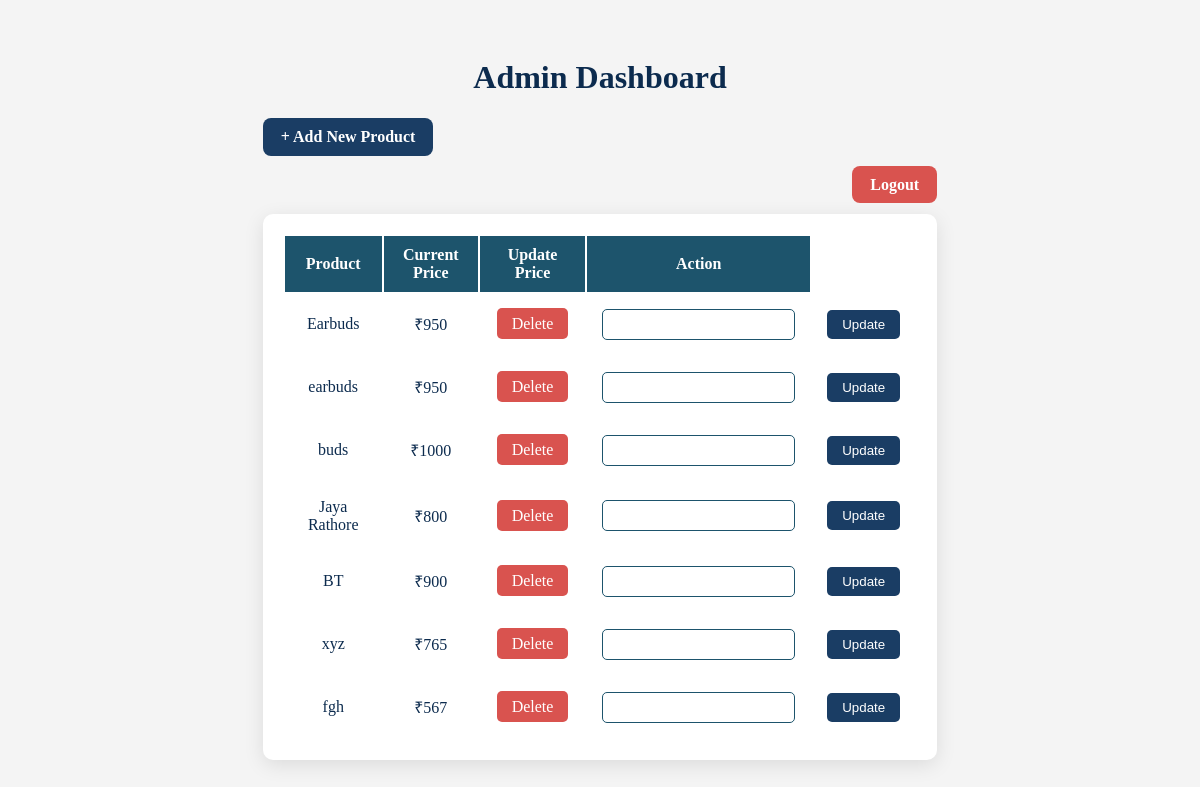
/admin (signed in), run on the app's committed database.
### tables this page shows
CREATE TABLE products (
    id INTEGER PRIMARY KEY AUTOINCREMENT,
    name TEXT,
    description TEXT,
    price INTEGER,
    image TEXT
, category TEXT);

### app.py (the view)
@app.route("/admin")
def admin():
    if "admin" not in session:
        return redirect("/login")
    products = get_products()
    return render_template("admin.html", products=products)

### app.py (called while the page is built)
def get_products():
    conn = sqlite3.connect("products.db")
    cur = conn.cursor()
    cur.execute("SELECT * FROM products")
    data = cur.fetchall()
    conn.close()
    return data

### templates/admin.html (shortened to what this page needs)
<!DOCTYPE html>
<html>
<head>
</head>
<body>
<h1>Admin Dashboard</h1>
<a href="/add_product"
   style="background:#1A3D64; color:white; padding:10px 18px;
          border-radius:8px; text-decoration:none; font-weight:600;
          display:inline-block; margin-left:20%; margin-bottom:20px;">
    + Add New Product
</a>
<div style="text-align:right; margin-right:20%; margin-bottom:20px;">
    <a href="/logout"
       style="background:#D9534F; color:white; padding:10px 18px;
              border-radius:8px; text-decoration:none; font-weight:600;">
        Logout
    </a>
</div>
<table>
    <tr>
        <th>Product</th>
        <th>Current Price</th>
        <th>Update Price</th>
        <th>Action</th>
    </tr>
    {% for p in products %}
    <tr>
        <td>{{ p[1] }}</td>
        <td>₹{{ p[3] }}</td>
        <td>
            <a href="/delete_product/{{ p[0] }}"
              style="background:#D9534F; color:white; padding:7px 15px;
                      border-radius:5px; text-decoration:none;">
                Delete
            </a>
        </td>
        <form method="POST" action="/update_price">
            <td>
                <input type="number" name="price" required>
            </td>
            <td><button class="btn">Update</button></td>
        </form>
    </tr>
    {% endfor %}
</table>
</body>
</html>

### templates/admin.html (style rules this page uses)
body { font-family: Poppins; background: #F4F4F4; padding: 30px; }
h1 { color: #0C2B4E; text-align: center; }
table { width: 60%; margin: auto; background: white; border-radius: 10px; padding: 20px; box-shadow: 0 5px 20px rgba(0,0,0,0.1); }
th { background: #1D546C; color: white; padding: 10px; }
td { padding: 15px; text-align: center; color: #0C2B4E; }
.btn { background: #1A3D64; color: white; padding: 7px 15px; border-radius: 5px; border: none; cursor: pointer; }
input { padding: 7px; border-radius: 5px; border: 1px solid #1D546C; }

### data on the page
products: name "Earbuds", price "950"
products: name "earbuds", price "950"
products: name "buds", price "1000"
products: name "Jaya Rathore", price "800"
products: name "BT", price "900"
products: name "xyz", price "765"
products: name "fgh", price "567"
